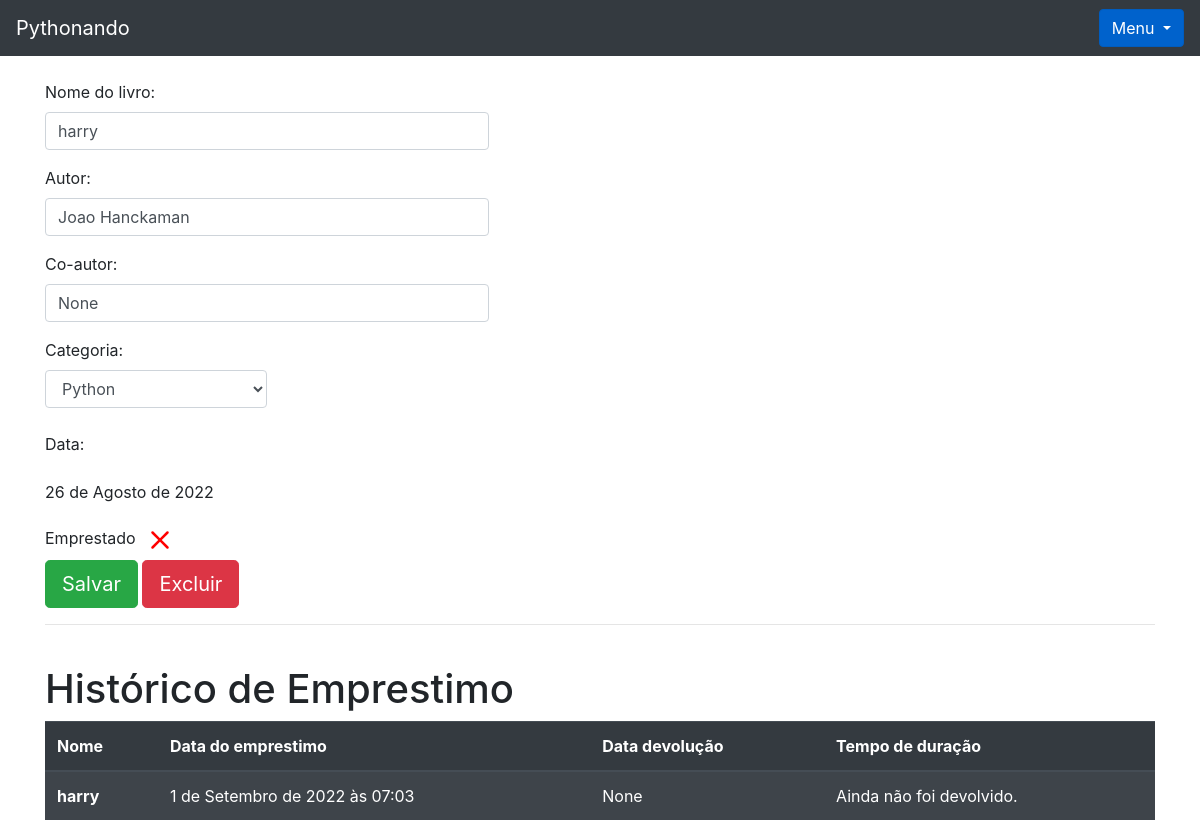
The page /livro/ver_livro/7 (signed in) on the database its author committed.
### livro/models.py (models this page shows, shortened)
class Livros(models.Model):
    nome = models.CharField(max_length = 100)
    autor = models.CharField(max_length = 30)
    co_autor = models.CharField(max_length = 30, blank = True, null = True)
    data_cadastro = models.DateField(default = date.today)
    emprestado = models.BooleanField(default=False)
    categoria = models.ForeignKey(Categoria, on_delete=models.DO_NOTHING)
    usuario = models.ForeignKey(Usuario, on_delete=models.DO_NOTHING)
    class Meta:
        verbose_name = 'Livro'

class Emprestimos(models.Model):
    choices = (
        ('P', 'Péssimo '),
        ('R', 'Ruim'),
        ('B', 'Bom'),
        ('O', 'Ótimo')
    )
    nome_emprestado = models.ForeignKey(Usuario, on_delete=models.DO_NOTHING,blank = True, null = True)
    nome_emprestado_anonimo = models.CharField(max_length = 30, blank = True, null = True)
    data_emprestimo = models.DateTimeField(default=datetime.datetime.now())
    data_devolucao = models.DateTimeField(blank = True, null = True)
    livro = models.ForeignKey(Livros, on_delete=models.DO_NOTHING)
    avaliacao = models.CharField(max_length=1, choices=choices, null=True, blank=True)

### usuarios/models.py (models this page shows)
class Usuario(models.Model):
    nome = models.CharField(max_length=30)
    email = models.EmailField()
    senha = models.CharField(max_length=64)
    def __str__(self) -> str:
        return self.nome

### livro/views.py (the view)
# urls.py: path('ver_livro/<int:id>', views.ver_livros, name='ver_livros'),#url dinamica
def ver_livros(request, id):
    if request.session.get('usuario'):
        livro = Livros.objects.get(id = id)
        if request.session.get('usuario') == livro.usuario.id:
            usuario = Usuario.objects.get(id = request.session['usuario'])
            categoria_livro = Categoria.objects.filter(usuario = request.session.get('usuario'))
            emprestimos = Emprestimos.objects.filter(livro = livro)
            form = CadastroLivro()
            form.fields['usuario'].initial = request.session['usuario']
            form_categoria = CategoriaLivro()
            usuarios = Usuario.objects.all()
            livros_emprestar = Livros.objects.filter(usuario = usuario).filter(emprestado = False)
            livros_emprestados = Livros.objects.filter(usuario = usuario).filter(emprestado = True)
            return render(request, 'ver_livro.html', {'livro': livro,
                                                      'categoria_livro': categoria_livro, 'emprestimos': emprestimos,
                                                      'usuario_logado':request.session.get('usuario'), 'form': form,
                                                      'id_livro': id,
                                                      'form_categoria': form_categoria, 'usuarios': usuarios, 'livros_emprestar': livros_emprestar, 'livros_emprestados': livros_emprestados,})
        else:
            return HttpResponse('este livro nao é seu')
    return redirect('/auth/login/?status=2')

### livro/forms.py
class CadastroLivro(forms.ModelForm):
    class Meta:
        model = Livros
        fields = "__all__"
    def __init__(self, *args, **kwargs):
        super().__init__(*args, **kwargs)
        self.fields['usuario'].widget = forms.HiddenInput()

class CategoriaLivro(forms.Form):
    nome = forms.CharField(max_length=30)
    descricao = forms.CharField(max_length=60)
    def __init__(self, *args, **kwargs):
        super().__init__(*args, **kwargs)
        self.fields['descricao'].widget = forms.Textarea()

### livro/models.py (called while the page is built)
    def __str__(self) -> str:
        return self.nome

### livro/templatetags/filtros.py (called while the page is built)
@register.filter
def mostra_duracao(value1, value2):
    if all((isinstance(value1, datetime), isinstance(value2, datetime))):
        dias = (value1 - value2).days
        texto = 'Dias'
        if dias == 1:
            texto = 'Dia'
        return f"{dias} {texto}."
    return "Ainda não foi devolvido."

### livro/templates/ver_livro.html (shortened to what this page needs)
{% extends 'base.html' %}
{% load filtros %}
{% block 'conteudo' %}
<div class="container">
    <br>
      <p>
        <label>Nome do livro:</label>
        <input style="width: 40%;" class="form-control" type="texte" value="{{livro.nome}}" name="nome_livro">
      </p>
      <p>
        <label>Autor:</label>
        <input style="width: 40%;" class="form-control" type="texte" value="{{livro.autor}}" name="autor">
      </p>
      <p>
        <label>Co-autor:</label>
        <input style="width: 40%;" class="form-control" type="texte" value="{{livro.co_autor}}" name="co_autor">
      </p>
      <label>Categoria:</label>
      <select style="width: 20%;" class="form-control" name="categoria">
        {% for i in categoria_livro %}
          {% if livro.categoria.nome == i.nome %}
            <option selected>{{i}}</option>
          {% else %}
            <option>{{i}}</option>
          {% endif %}
        {% endfor %}
      </select>
      <br>
      <p>
        <label>Data:</label>
        <p>{{livro.data_cadastro}}</p>
      </p>
      <label>Emprestado</label>
      <br>
      <input type="submit" class="btn btn-success btn-lg" value="Salvar">
    <button type="button" class="btn btn-danger btn-lg" data-toggle="modal" data-target="#exampleModal2">
      Excluir
    </button>
    <hr>
    <br>
    <h1>Histórico de Emprestimo</h1>
    <table class="table table-striped table-dark">
      <thead>
        <tr>
          <th scope="col">Nome</th>
          <th scope="col">Data do emprestimo</th>
          <th scope="col">Data devolução</th>
          <th scope="col">Tempo de duração</th>
        </tr>
      </thead>
      <tbody>
        {% for i in emprestimos%}
          <tr>
            {% if i.nome_emprestado_anonimo == None %}
            <th scope="row">{{i.nome_emprestado}}</th>
            {% else %}
            <th scope="row">{{i.nome_emprestado_anonimo}}</th>
            {% endif %}
            <td>{{i.data_emprestimo}}</td>
            <td>{{i.data_devolucao}}</td>
            <td>{{i.data_devolucao|mostra_duracao:i.data_emprestimo}} </td>
          </tr>
        {% endfor %}
      </tbody>
    </table>
    </div>
{% endblock %}

### rows shown on the page
Livros: nome_livro "harry", autor "Joao Hanckaman", co_autor "None", data_cadastro "26 de Agosto de 2022"
Emprestimos: nome_emprestado "harry", data_emprestimo "1 de Setembro de 2022 às 07:03", data_devolucao "None", data_devolucao|mostra_duracao "Ainda não foi devolvido."

### other values the page prints
form field categoria "Python"
